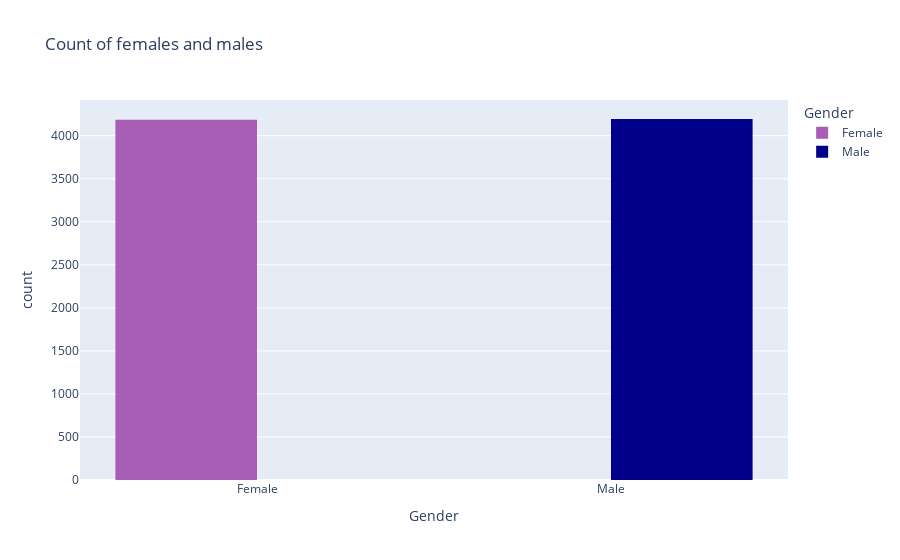

This figure's notebook cell:
### Code cell
# Let's count the number of females and males.
print(data['Gender'].value_counts())

color_map = {'Female': '#A95EB6', 'Male': '#00008b'}  # Replace these with your desired colors
fig = px.histogram(data, x= 'Gender', 
                   color= 'Gender',
                   barmode="group", color_discrete_map=color_map,
                   title=f"Count of females and males" )
fig.update_layout(legend_title_text='Gender')

### Figure 1 — Plotly figure (JSON) as saved in the notebook; plotly's stock layout.template omitted (floating-point values rounded to 4 significant figures; data arrays with more than 128 entries replaced by an {"elided": "..."} marker saying what was removed)
{"data": [{"alignmentgroup": "True", "bingroup": "x", "hovertemplate": "Gender=%{x}<br>count=%{y}<extra></extra>", "legendgroup": "Female", "marker": {"color": "#A95EB6", "pattern": {"shape": ""}}, "name": "Female", "offsetgroup": "Female", "orientation": "v", "showlegend": true, "type": "histogram", "x": {"elided": "4184 str values"}, "xaxis": "x", "yaxis": "y"}, {"alignmentgroup": "True", "bingroup": "x", "hovertemplate": "Gender=%{x}<br>count=%{y}<extra></extra>", "legendgroup": "Male", "marker": {"color": "#00008b", "pattern": {"shape": ""}}, "name": "Male", "offsetgroup": "Male", "orientation": "v", "showlegend": true, "type": "histogram", "x": {"elided": "4194 str values"}, "xaxis": "x", "yaxis": "y"}], "layout": {"barmode": "group", "legend": {"title": {"text": "Gender"}, "tracegroupgap": 0}, "title": {"text": "Count of females and males"}, "xaxis": {"anchor": "y", "categoryarray": ["Female", "Male"], "categoryorder": "array", "domain": [0, 1], "title": {"text": "Gender"}}, "yaxis": {"anchor": "x", "domain": [0, 1], "title": {"text": "count"}}}}
